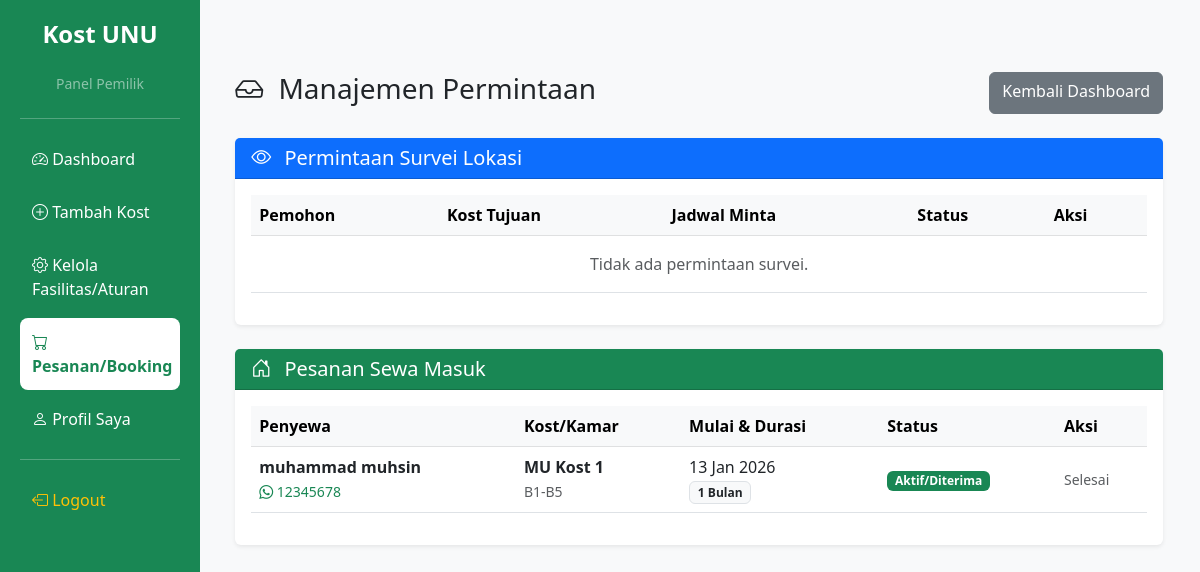
The page /pemilik/pesanan.php (signed in) on the database as committed earlier.
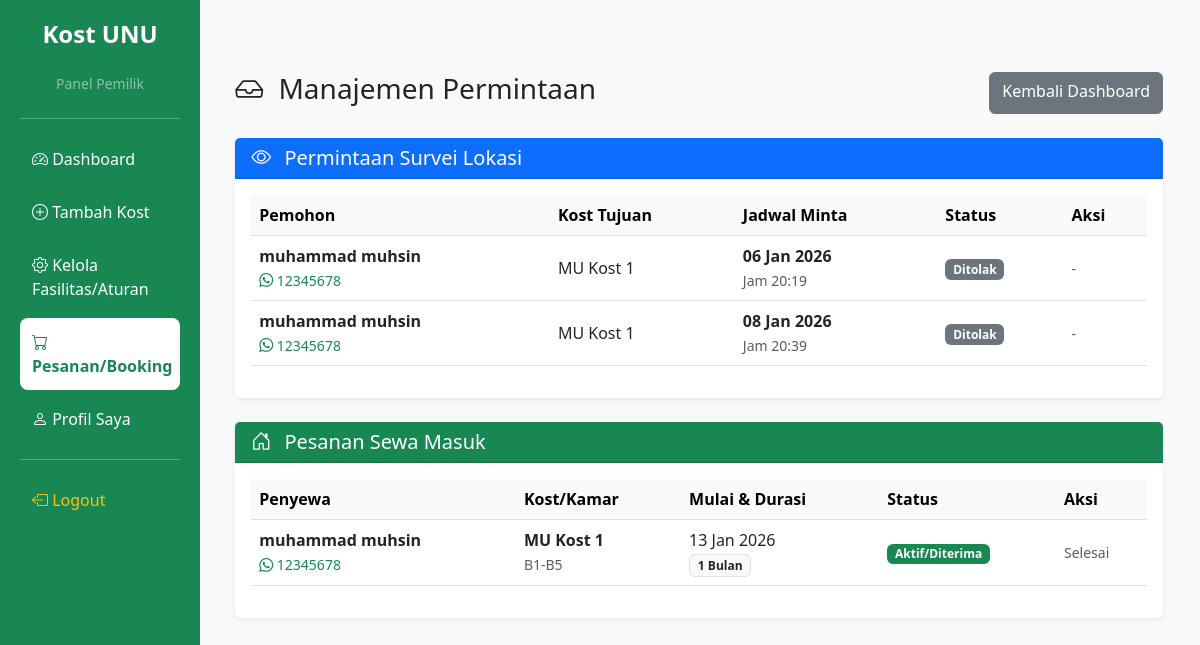
The same page on the database as committed later.
### tables this page shows
CREATE TABLE `pengajuan_sewa` (
  `id_pengajuan` int NOT NULL,
  `id_user` int NOT NULL,
  `id_kost` int NOT NULL,
  `id_kamar` int NOT NULL,
  `tanggal_pengajuan` datetime DEFAULT CURRENT_TIMESTAMP,
  `tanggal_mulai_kos` date NOT NULL,
  `durasi_bulan` int NOT NULL DEFAULT '1',
  `status` enum('Menunggu','Diterima','Ditolak','Dibatalkan') DEFAULT 'Menunggu'
);

CREATE TABLE `users` (
  `id_user` int NOT NULL,
  `username` varchar(50) NOT NULL,
  `password` varchar(255) NOT NULL,
  `nama_lengkap` varchar(100) DEFAULT NULL,
  `role` enum('adminsuper','pemilik','mahasiswa') NOT NULL,
  `no_hp` varchar(20) DEFAULT NULL,
  `foto_profil` int NOT NULL
);

CREATE TABLE `kost` (
  `id_kost` int NOT NULL,
  `id_pemilik` int DEFAULT NULL,
  `nama_kost` varchar(100) DEFAULT NULL,
  `alamat` text,
  `latitude` decimal(10,8) DEFAULT NULL,
  `longitude` decimal(11,8) DEFAULT NULL,
  `jenis_kost` enum('Putra','Putri','Campur') DEFAULT NULL
);

CREATE TABLE `kamar` (
  `id_kamar` int NOT NULL,
  `id_kost` int DEFAULT NULL,
  `nama_tipe_kamar` varchar(100) DEFAULT NULL,
  `harga_per_bulan` decimal(12,2) DEFAULT NULL,
  `stok_kamar` int DEFAULT NULL,
  `lebar_ruangan` varchar(20) DEFAULT NULL,
  `sudah_termasuk_listrik` tinyint(1) DEFAULT '0',
  `kapasitas` int DEFAULT '1'
);

CREATE TABLE `survei` (
  `id_survei` int NOT NULL,
  `id_user` int NOT NULL,
  `id_kost` int NOT NULL,
  `tgl_survei` date NOT NULL,
  `jam_survei` time NOT NULL,
  `status` enum('Menunggu','Diterima','Ditolak','Selesai') DEFAULT 'Menunggu'
);

### pemilik/pesanan.php (the view, shortened to what this page needs)
<?php
include '../koneksi.php';
$id_pemilik = $_SESSION['id_user'];
?>
<!DOCTYPE html>
<html lang="id">
<head>
    <link href="https://cdn.jsdelivr.net/npm/bootstrap@5.3.0/dist/css/bootstrap.min.css" rel="stylesheet">
    <link rel="stylesheet" href="https://cdn.jsdelivr.net/npm/bootstrap-icons@1.11.1/font/bootstrap-icons.css">
</head>
<body class="bg-light">
    <div class="container-fluid">
        <div class="row">
            <?php include 'sidebar.php'; ?>
            <div class="col-md-10 p-4" style="margin-left: 16.6%;">
                <div class="container my-5">
                    <div class="d-flex justify-content-between mb-4">
                        <h3><i class="bi bi-inbox me-2"></i> Manajemen Permintaan</h3>
                        <a href="dashboard.php" class="btn btn-secondary">Kembali Dashboard</a>
                    </div>
                    <div class="card border-0 shadow-sm mb-4">
                        <div class="card-header bg-primary text-white">
                            <h5 class="mb-0"><i class="bi bi-eye me-2"></i> Permintaan Survei Lokasi</h5>
                        </div>
                        <div class="card-body">
                            <div class="table-responsive">
                                <table class="table table-hover align-middle">
                                    <thead class="table-light">
                                        <tr>
                                            <th>Pemohon</th>
                                            <th>Kost Tujuan</th>
                                            <th>Jadwal Minta</th>
                                            <th>Status</th>
                                            <th>Aksi</th>
                                        </tr>
                                    </thead>
                                    <tbody>
                                        <?php
                                        $q_survei = mysqli_query($conn, "SELECT s.*, u.nama_lengkap, u.no_hp, k.nama_kost
                                                         FROM survei s
                                                         JOIN users u ON s.id_user = u.id_user
                                                         JOIN kost k ON s.id_kost = k.id_kost
                                                         WHERE k.id_pemilik = '$id_pemilik'
                                                         ORDER BY s.id_survei DESC");
                                        if (mysqli_num_rows($q_survei) > 0):
                                            while ($row = mysqli_fetch_assoc($q_survei)):
                                        ?>
                                                <tr>
                                                    <td>
                                                        <strong><?= $row['nama_lengkap'] ?></strong><br>
                                                        <a href="https://wa.me/<?= $row['no_hp'] ?>" target="_blank" class="text-decoration-none small text-success">
                                                            <i class="bi bi-whatsapp"></i> <?= $row['no_hp'] ?>
                                                        </a>
                                                    </td>
                                                    <td><?= $row['nama_kost'] ?></td>
                                                    <td>
                                                        <div class="fw-bold"><?= date('d M Y', strtotime($row['tgl_survei'])) ?></div>
                                                        <small class="text-muted">Jam <?= date('H:i', strtotime($row['jam_survei'])) ?></small>
                                                    </td>
                                                    <td>
                                                        <?php if ($row['status'] == 'Menunggu'): ?>
                                                            <span class="badge bg-warning text-dark">Menunggu</span>
                                                        <?php elseif ($row['status'] == 'Diterima'): ?>
                                                            <span class="badge bg-success">Disetujui</span>
                                                        <?php else: ?>
                                                            <span class="badge bg-secondary"><?= $row['status'] ?></span>
                                                        <?php endif; ?>
                                                    </td>
                                                    <td>
                                                        <?php if ($row['status'] == 'Menunggu'): ?>
                                                            <a href="pesanan.php?aksi_survei=terima&id=<?= $row['id_survei'] ?>" class="btn btn-sm btn-primary" onclick="return confirm('Setujui jadwal survei ini?')">Terima</a>
                                                            <a href="pesanan.php?aksi_survei=tolak&id=<?= $row['id_survei'] ?>" class="btn btn-sm btn-outline-danger" onclick="return confirm('Tolak jadwal?')">Tolak</a>
                                                        <?php elseif ($row['status'] == 'Diterima'): ?>
                                                            <a href="pesanan.php?aksi_survei=selesai&id=<?= $row['id_survei'] ?>" class="btn btn-sm btn-outline-secondary" onclick="return confirm('Tandai survei selesai?')">Tandai Selesai</a>
                                                        <?php else: ?>
                                                            <small class="text-muted">-</small>
                                                        <?php endif; ?>
                                                    </td>
                                                </tr>
                                            <?php endwhile;
                                        else: ?>
                                            <tr>
                                                <td colspan="5" class="text-center text-muted py-3">Tidak ada permintaan survei.</td>
                                            </tr>
                                        <?php endif; ?>
                                    </tbody>
                                </table>
                            </div>
                        </div>
                    </div>
                    <div class="card border-0 shadow-sm">
                        <div class="card-header bg-success text-white">
                            <h5 class="mb-0"><i class="bi bi-house-door me-2"></i> Pesanan Sewa Masuk</h5>
                        </div>
                        <div class="card-body">
                            <div class="table-responsive">
                                <table class="table table-hover align-middle">
                                    <thead class="table-light">
                                        <tr>
                                            <th>Penyewa</th>
                                            <th>Kost/Kamar</th>
                                            <th>Mulai & Durasi</th>
                                            <th>Status</th>
                                            <th>Aksi</th>
                                        </tr>
                                    </thead>
                                    <tbody>
                                        <?php
                                        $q_sewa = mysqli_query($conn, "SELECT p.*, u.nama_lengkap, u.no_hp, k.nama_kost, km.nama_tipe_kamar
                                  FROM pengajuan_sewa p
                                  JOIN users u ON p.id_user = u.id_user
                                  JOIN kost k ON p.id_kost = k.id_kost
                                  JOIN kamar km ON p.id_kamar = km.id_kamar
                                  WHERE k.id_pemilik = '$id_pemilik'
                                  ORDER BY p.id_pengajuan DESC");
                                        if (mysqli_num_rows($q_sewa) > 0):
                                            while ($row = mysqli_fetch_assoc($q_sewa)):
                                        ?>
                                                <tr>
                                                    <td>
                                                        <strong><?= $row['nama_lengkap'] ?></strong><br>
                                                        <a href="https://wa.me/<?= $row['no_hp'] ?>" target="_blank" class="text-decoration-none small text-success">
                                                            <i class="bi bi-whatsapp"></i> <?= $row['no_hp'] ?>
                                                        </a>
                                                    </td>
                                                    <td>
                                                        <span class="d-block fw-bold"><?= $row['nama_kost'] ?></span>
                                                        <small class="text-muted"><?= $row['nama_tipe_kamar'] ?></small>
                                                    </td>
                                                    <td>
                                                        <?= date('d M Y', strtotime($row['tanggal_mulai_kos'])) ?><br>
                                                        <span class="badge bg-light text-dark border"><?= $row['durasi_bulan'] ?> Bulan</span>
                                                    </td>
                                                    <td>
                                                        <?php if ($row['status'] == 'Menunggu'): ?>
                                                            <span class="badge bg-warning text-dark">Perlu Konfirmasi</span>
                                                        <?php elseif ($row['status'] == 'Diterima'): ?>
                                                            <span class="badge bg-success">Aktif/Diterima</span>
                                                        <?php else: ?>
                                                            <span class="badge bg-danger"><?= $row['status'] ?></span>
                                                        <?php endif; ?>
                                                    </td>
                                                    <td>
                                                        <?php if ($row['status'] == 'Menunggu'): ?>
                                                            <a href="pesanan.php?aksi_sewa=terima&id=<?= $row['id_pengajuan'] ?>" class="btn btn-sm btn-success" onclick="return confirm('Terima pesanan ini?')">Terima</a>
                                                            <a href="pesanan.php?aksi_sewa=tolak&id=<?= $row['id_pengajuan'] ?>" class="btn btn-sm btn-danger" onclick="return confirm('Tolak pesanan? Stok akan dikembalikan.')">Tolak</a>
                                                        <?php else: ?>
                                                            <small class="text-muted">Selesai</small>
                                                        <?php endif; ?>
                                                    </td>
                                                </tr>
                                            <?php endwhile;
                                        else: ?>
                                            <tr>
                                                <td colspan="5" class="text-center text-muted py-3">Belum ada pesanan sewa.</td>
                                            </tr>
                                        <?php endif; ?>
                                    </tbody>
                                </table>
                            </div>
                        </div>
                    </div>
                </div>
            </div>
        </div>
    </div>
</body>
</html>

### pemilik/sidebar.php (shortened to what this page needs)
<?php
$current_page = basename($_SERVER['PHP_SELF']);
?>
<div class="col-md-2 sidebar d-none d-md-block">
    <h4 class="text-center mb-4 fw-bold">Kost UNU</h4>
    <p class="text-center small mb-4 text-white-50">Panel Pemilik</p>
    <hr>
    <a href="dashboard.php" class="<?= ($current_page == 'dashboard.php') ? 'bg-white text-success fw-bold' : ''; ?>">
        <i class="bi bi-speedometer2"></i> Dashboard
    </a>
    <a href="tambah_kost.php" class="<?= ($current_page == 'tambah_kost.php') ? 'bg-white text-success fw-bold' : ''; ?>">
        <i class="bi bi-plus-circle"></i> Tambah Kost
    </a>
    <a href="manajemen_pilihan.php" class="<?= ($current_page == 'manajemen_pilihan.php') ? 'bg-white text-success fw-bold' : ''; ?>">
        <i class="bi bi-gear"></i> Kelola Fasilitas/Aturan
    </a>
    <a href="pesanan.php" class="<?= ($current_page == 'pesanan.php') ? 'bg-white text-success fw-bold' : ''; ?>">
        <i class="bi bi-cart"></i> Pesanan/Booking
    </a>
    <a href="profil.php" class="<?= ($current_page == 'profil.php') ? 'bg-white text-success fw-bold' : ''; ?>">
        <i class="bi bi-person"></i> Profil Saya
    </a>
    <hr>
    <a href="../logout.php" class="text-warning" onclick="return confirm('Yakin ingin keluar?')">
        <i class="bi bi-box-arrow-left"></i> Logout
    </a>
</div>

### pemilik/sidebar.php (style rules this page uses)
.sidebar { min-height: 100vh; background: #198754; color: white; padding: 20px; position: fixed; }
.sidebar a { color: white; text-decoration: none; display: block; padding: 12px; border-radius: 8px; margin-bottom: 5px; transition: 0.3s; }
.col-md-10 { margin-left: 16.666667%; }

Rows that differ between the two databases and show on the page:
added survei: id_user.nama_lengkap "muhammad muhsin", id_user.no_hp "12345678", id_kost.nama_kost "MU Kost 1", tgl_survei "06 Jan 2026", jam_survei "20:19", status "Ditolak"
added survei: id_user.nama_lengkap "muhammad muhsin", id_user.no_hp "12345678", id_kost.nama_kost "MU Kost 1", tgl_survei "08 Jan 2026", jam_survei "20:39", status "Ditolak"
Other text that changed with them:
text no longer shown: "Tidak ada permintaan survei."
